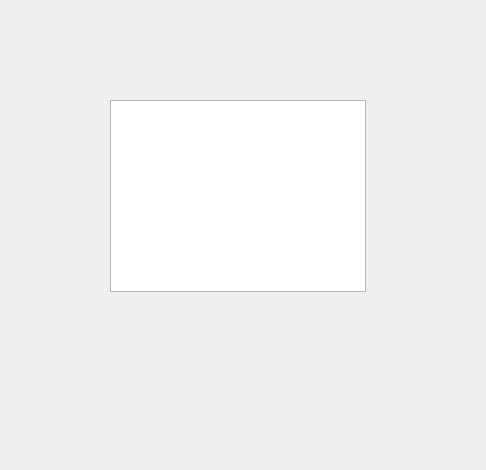
<?xml version="1.0" encoding="UTF-8"?>
<ui version="4.0">
 <class>GameList</class>
 <widget class="QWidget" name="GameList">
  <property name="geometry">
   <rect>
    <x>0</x>
    <y>0</y>
    <width>486</width>
    <height>470</height>
   </rect>
  </property>
  <property name="windowTitle">
   <string>Form</string>
  </property>
  <widget class="QListWidget" name="listWidget">
   <property name="geometry">
    <rect>
     <x>110</x>
     <y>100</y>
     <width>256</width>
     <height>192</height>
    </rect>
   </property>
  </widget>
 </widget>
 <resources/>
 <connections/>
</ui>
